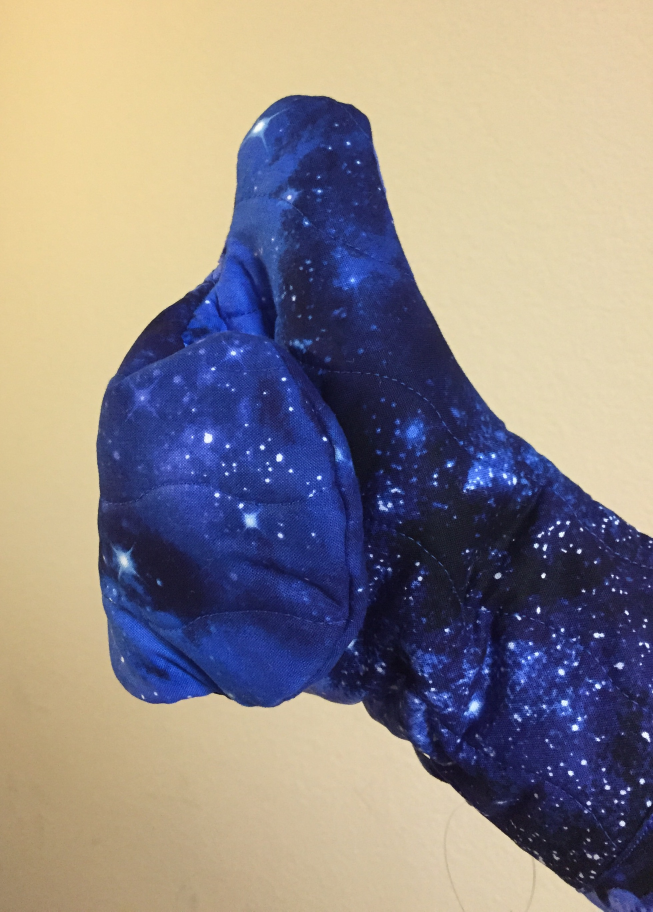
#> input picture spaceglove.jpg, 1959 x 2735 px (shown at 1/3 size)
$ python detector_display.py --image ../spaceglove.jpg
#> lines starting #> are read from the running program, lines starting #| are printed output that depends on the picture
### src/features/sift.py
"""
SIFT feature detection, see
http://opencv-python-tutroals.readthedocs.io/en/latest/py_tutorials/py_feature2d/py_sift_intro/py_sift_intro.html
and
https://www.cs.ubc.ca/~lowe/papers/ijcv04.pdf
"""

from features.base_detector import BaseDetector

import cv2
import numpy as np

class SIFT(BaseDetector):

  def __init__(self):
    self.sift = cv2.xfeatures2d.SIFT_create()

  # [4 lines left out: function getFeatures, not called in this run]

### src/detector_display.py
#!/usr/bin/env python

from features import sift

import argparse
import cv2
import numpy as np

# Construct the argument parse and parse the arguments.
ap = argparse.ArgumentParser()
ap.add_argument("-i", "--image", required=True,
	help="path to the input image")
args = vars(ap.parse_args())

# Get the image.
img = cv2.imread(args['image'])
#> img is the input picture: shape (2735, 1959, 3); mean B, G, R 135.6, 136.2, 143.9
img = cv2.resize(img, (600,600), interpolation=cv2.INTER_CUBIC)
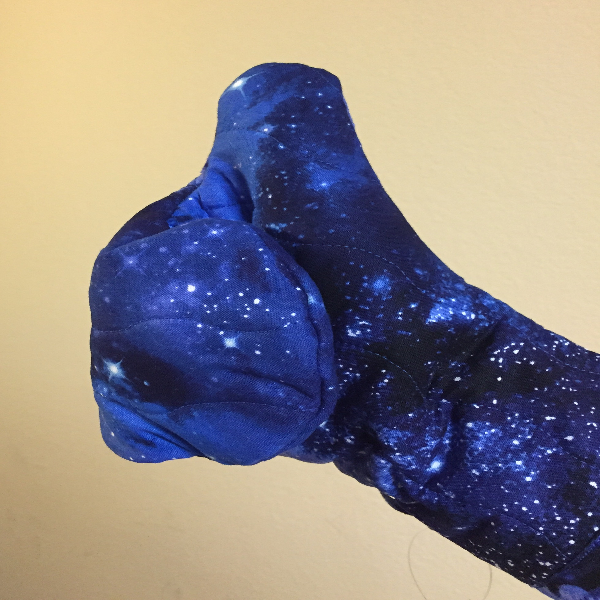
#> img: shape (600, 600, 3); mean B, G, R 135.6, 136.2, 144
print('Computing keypoints')
#> (the run stopped early here; a loop or call above may not have finished)
